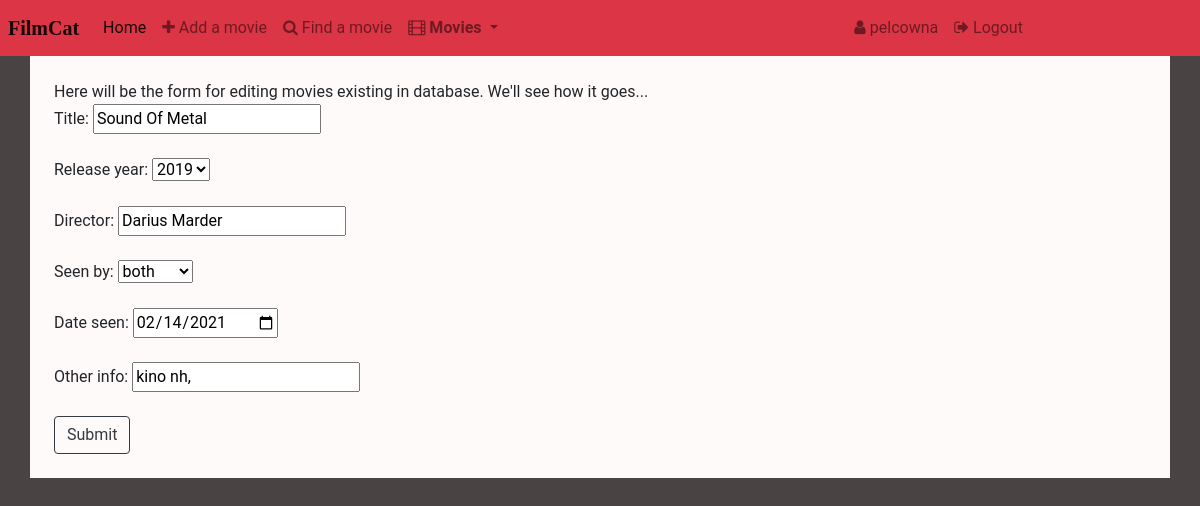
/edit_movie/Sound Of Metal/ (signed in), run on the app's committed database.
### filmcatapp/models.py (models this page shows, shortened)
class Movie(models.Model):
    BOTH = 'BT'
    NOBODY = 'NB'
    JULKASEEN = 'JK'
    PIOTREKSEEN = 'PK'
    SEEN_CHOICES = [
        (BOTH, 'both'),
        (NOBODY, 'nobody'),
        (JULKASEEN, 'Julka'),
        (PIOTREKSEEN, 'Piotrek')
    ]
    title = models.CharField(max_length=100, primary_key=True, unique=True)
    release_year = models.PositiveSmallIntegerField(blank=True, null=True,)
    date_seen = models.DateField(blank=True, null=True)
    seen_by = models.CharField(
        choices=SEEN_CHOICES,
        max_length=2,
        blank=False,
        default='NB'
    )
    director = models.CharField(max_length=50, blank=True, null=True)
    tags = models.CharField(max_length=2500, blank=True, null=True)

### filmcatapp/views.py (the view)
# urls.py: path('edit_movie/<str:title>/', views.edit_movie),
def edit_movie(request, title):
    movie = get_object_or_404(Movie, pk=title)
    template_name = 'filmcatapp/edit_movie.html'
    if request.method == 'POST':
        form = MovieForm(request.POST, instance=movie)
        if form.is_valid():
            movie.title = form.cleaned_data['title']
            movie.seen_by = form.cleaned_data['seen_by']
            movie.director = form.cleaned_data['director']
            movie.release_year = form.cleaned_data['release_year']
            movie.date_seen = form.cleaned_data['date_seen']
            movie.tags = form.cleaned_data['tags']
            movie.save()
            return redirect('/all_movies')
    else:
        form = MovieForm(initial={
                            'title': movie.title,
                            'seen_by': movie.seen_by,
                            'director': movie.director,
                            'release_year': movie.release_year,
                            'date_seen': movie.date_seen,
                            'tags': movie.tags})
        args = {'form': form}
        return render(request, template_name, args)

### filmcatapp/forms.py
class MovieForm(forms.ModelForm):
    BOTH = 'BT'
    NOBODY = 'NB'
    JULKASEEN = 'JK'
    PIOTREKSEEN = 'PK'
    SEEN_CHOICES = [
        (BOTH, 'both'),
        (NOBODY, 'nobody'),
        (JULKASEEN, 'Julka'),
        (PIOTREKSEEN, 'Piotrek')
    ]
    YEAR_CHOICES = reversed([(x, x) for x in range(1930, 2023)])
    title = forms.CharField(label='title', required=True)
    seen_by = forms.ChoiceField(label='seen_by', required=True, choices=SEEN_CHOICES)
    release_year = forms.ChoiceField(choices=YEAR_CHOICES, label='release_year', required=False)
    date_seen = forms.DateField(required=False, widget=DateInput)
    director = forms.CharField(label='director', max_length=50, required=False)
    tags = forms.CharField(label='tags', max_length=2500, required=False)
    class Meta:
        model = Movie
        fields = ['title', 'seen_by', 'release_year', 'date_seen', 'director', 'tags']

### filmcatapp/templates/filmcatapp/edit_movie.html (shortened to what this page needs)
{% extends 'base.html' %}
{% block content %}
Here will be the form for editing movies existing in database. We'll see how it goes...
<form method="post">
  Title: {{form.title}} <br><br>
  Release year: {{form.release_year}} <br><br>
  Director: {{form.director }}  <br><br>
  Seen by: {{form.seen_by}} <br><br>
  Date seen: {{form.date_seen}}  <br><br>
  Other info: {{form.tags}}  <br><br>
  <button type="submit" class="btn btn-outline-dark">Submit</button>
</form>
{% endblock %}

### filmcatapp/templates/base.html (shortened to what this page needs)
<!doctype html>
<html lang="en">
<head>
  {% load static %}
  <link rel="stylesheet" href="https://stackpath.bootstrapcdn.com/bootstrap/4.5.0/css/bootstrap.min.css">
  <link rel="stylesheet" href="https://maxcdn.bootstrapcdn.com/font-awesome/4.7.0/css/font-awesome.min.css">
  <link rel="stylesheet" href="{% static 'filmcatapp/style.css' %}" type="text/css">
</head>
<body>
  {% block navigation %}
  <nav class="navbar navbar-expand-md navbar-light bg-danger p-2">
    <a class="navbar-brand" id="filmcatlogo" href="/">FilmCat </a>
    <div class="navbar-collapse collapse row" id="navbarSupportedContent">
      <div class="col-8">
        <ul class="nav navbar-nav">
          <li class="nav-item">
            <a class="nav-link active" aria-current="page" href="/">Home</a>
          </li>
          <li class="nav-item">
            <a class="nav-link" href="/add_movie"><i class="fa fa-plus"></i> Add a movie</a>
          </li>
          <li class="nav-item">
            <a class="nav-link" href="/find_movie"><i class="fa fa-search"></i> Find a movie</a>
          </li>
          <li class="nav-item dropdown">
            <span class="nav-link dropdown-toggle" id="navbarDropdown" role="button" data-toggle="dropdown"
                  aria-haspopup="true" aria-expanded="false">
              <i class="fa fa-film"></i> <b>Movies</b>
            </span>
          </li>
        </ul>
      </div>
      {% if user.is_authenticated %}
      <div class="col-4">
        <ul class="nav navbar-nav navbar-right">
          <li class="nav-item">
            <a class="nav-link" href="/profile"><i class="fa fa-user"></i> {{ user.username }}</a>
          </li>
          <li class="nav-item">
            <a class="nav-link" href="{% url 'logout' %}"> <i class="fa fa-sign-out"></i> Logout</a>
          </li>
        </ul>
      </div>
      {% endif %}
    </div>
  </nav>
  {% endblock %}
  <div class="container-sm h-100 p-4" id="content">
  {% block content %}
  {% endblock %}
  </div>
</body>
</html>

### filmcatapp/static/filmcatapp/style.css (style rules this page uses)
body { background-color: #494343; font-family: "Roboto"; }
#filmcatlogo { font-size: 20px; font-weight: bold; font-family: Georgia; }
#content { background-color: Snow; height: 100%; }

### data on the page
Movie: title "Sound Of Metal", director "Darius Marder", tags "kino nh,"

### other printed values
{{ user.username }} "pelcowna"
